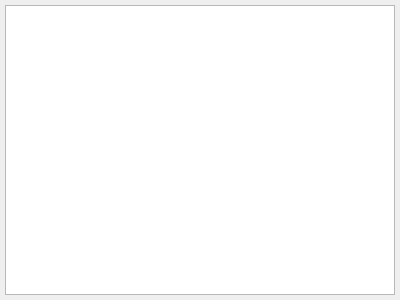
<?xml version="1.0" encoding="UTF-8"?>
<ui version="4.0">
 <class>pointsWidget</class>
 <widget class="QWidget" name="pointsWidget">
  <property name="geometry">
   <rect>
    <x>0</x>
    <y>0</y>
    <width>400</width>
    <height>300</height>
   </rect>
  </property>
  <property name="windowTitle">
   <string>Worknet points</string>
  </property>
  <layout class="QGridLayout" name="gridLayout">
   <property name="margin">
    <number>5</number>
   </property>
   <item row="0" column="0">
    <widget class="QTableView" name="PointTableView"/>
   </item>
  </layout>
 </widget>
 <resources/>
 <connections/>
</ui>
